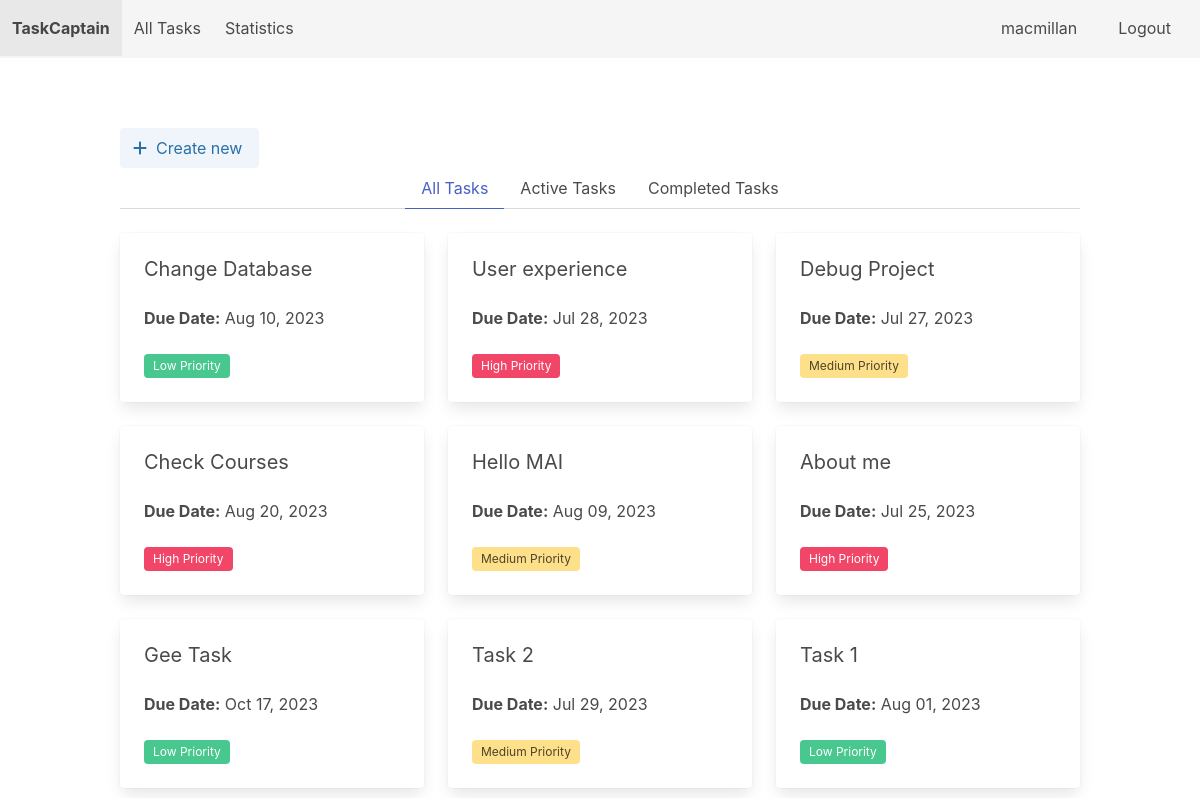
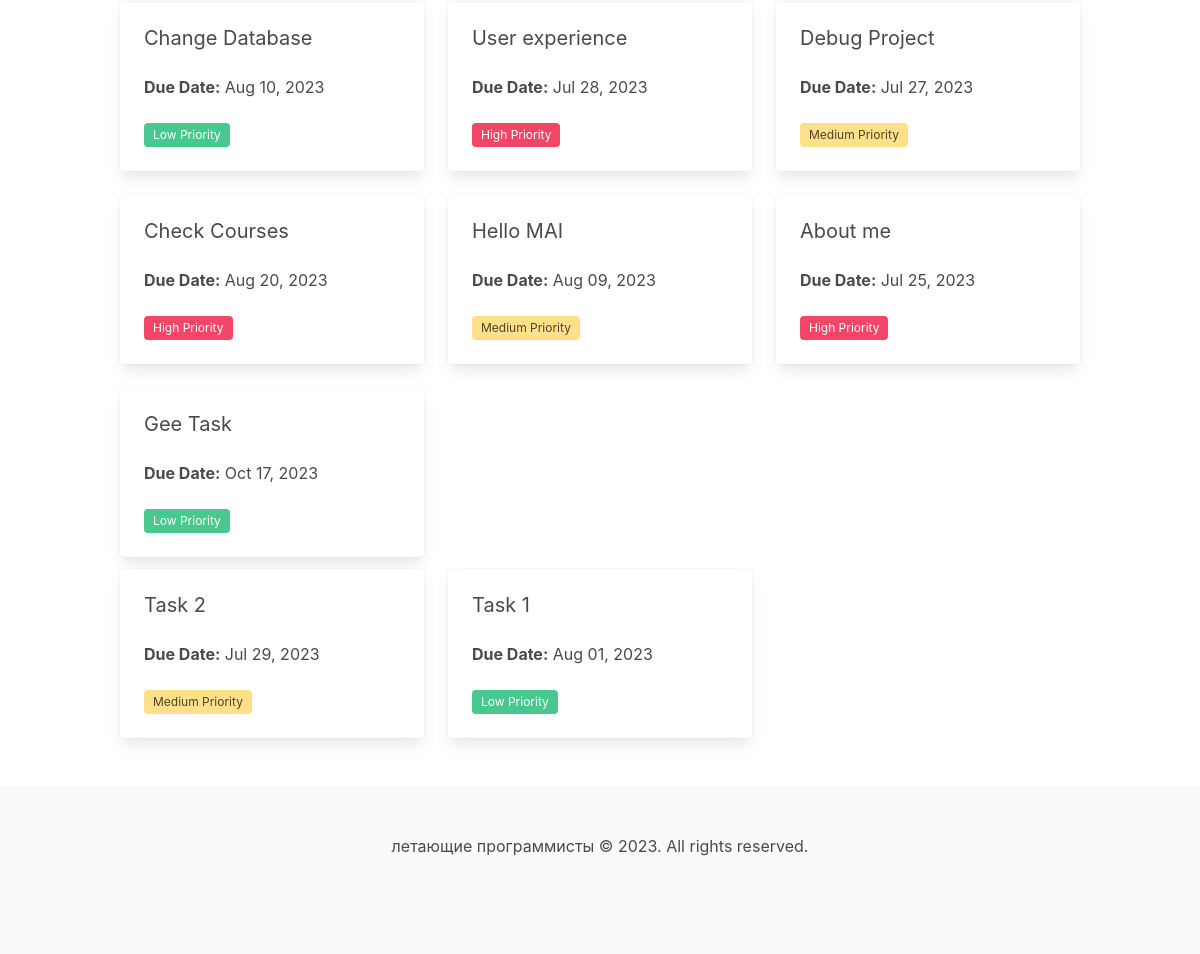
The page / (signed in) on the database its author committed (2 pictures, top to bottom).
### users/models.py (models this page shows)
class User(AbstractUser):
    pass

### tasks/models.py (models this page shows)
class Task(models.Model):
    title = models.CharField(max_length=200)
    description = models.TextField()
    created_at = models.DateTimeField(auto_now_add=True)
    updated_at = models.DateTimeField(auto_now=True)
    owner = models.ForeignKey(settings.AUTH_USER_MODEL, on_delete=models.CASCADE)
    due_date = models.DateTimeField(null=True, blank=True)
    PRIORITY_CHOICES = (
        ('Low', 'Low'),
        ('Medium', 'Medium'),
        ('High', 'High'),
    )
    priority = models.CharField(choices=PRIORITY_CHOICES, default='Low',max_length=20)
    STATUS_CHOICES = (
        ('Active', 'Active'),
        ('Completed', 'Completed'),
    )
    status = models.CharField(choices=STATUS_CHOICES, default='Active',max_length=20)

### tasks/views.py (the view)
# urls.py: path('', views.task_list, name='task_list'),
@login_required
def task_list(request):
    tasks = Task.objects.filter(owner=request.user).order_by('-created_at')
    active_tasks = tasks.filter(status = 'Active')
    completed_tasks = tasks.filter(status = 'Completed')
    return render(request, 'task_list.html', {
        'tasks': tasks,
        'active_tasks' : active_tasks,
        'completed_tasks' : completed_tasks
        })

### tasks/templates/task_list.html (shortened to what this page needs)
{% extends 'base.html' %}
{% block content %}
  <section class="section">
    <div class="container">
      <p><a href="{% url 'tasks:task_new' %}" class="button is-info is-light">
        <span class="icon">
          <i class="fas fa-plus"></i>
        </span>
        <span>Create new</span>
        </a>
      </p>
      <div class="tabs is-centered">
        <ul>
          <li class="is-active" data-tab="all-tasks">
            <a>All Tasks</a>
          </li>
          <li data-tab="active-tasks">
            <a>Active Tasks</a>
          </li>
          <li data-tab="completed-tasks">
            <a>Completed Tasks</a>
          </li>
        </ul>
      </div>
      <div class="tabs-content">
        <div class="tab-pane is-active" id="all-tasks">
          <div class="columns is-multiline">
            {% for task in tasks %}
              <div class="column is-one-third">
                <a href="{% url 'tasks:task_detail' task.pk %}">
                  <div class="card">
                    <div class="card-content">
                      <h2 class="subtitle">{{ task.title }}</h2>
                      <p class="content">
                        {% if task.due_date %}
                          <strong>Due Date:</strong> {{ task.due_date | date:"M d, Y" }}
                        {% else %}
                          <strong>Due Date:</strong> Not set
                        {% endif %}
                      </p>
                      <div class="tags">
                        {% if task.priority == 'High' %}
                          <span class="tag is-danger">High Priority</span>
                        {% elif task.priority == 'Low' %}
                          <span class="tag is-success">Low Priority</span>
                        {% else %}
                          <span class="tag is-warning">Medium Priority</span>
                        {% endif %}
                      </div>
                    </div>
                  </div>
                </a>
              </div>
            {% empty %}
              <div class="column">
                <p>No tasks found.</p>
              </div>
            {% endfor %}
          </div>
        </div>
        <div class="tab-pane" id="active-tasks">
          <div class="columns is-multiline">
            {% for task in active_tasks %}
                <div class="column is-one-third">
                  <a href="{% url 'tasks:task_detail' task.pk %}">
                    <div class="card">
                      <div class="card-content">
                        <h2 class="subtitle">{{ task.title }}</h2>
                        <p class="content">
                          {% if task.due_date %}
                            <strong>Due Date:</strong> {{ task.due_date | date:"M d, Y" }}
                          {% else %}
                            <strong>Due Date:</strong> Not set
                          {% endif %}
                        </p>
                        <div class="tags">
                          {% if task.priority == 'High' %}
                            <span class="tag is-danger">High Priority</span>
                          {% elif task.priority == 'Low' %}
                            <span class="tag is-success">Low Priority</span>
                          {% else %}
                            <span class="tag is-warning">Medium Priority</span>
                          {% endif %}
                        </div>
                      </div>
                    </div>
                  </a>
                </div>
            {% empty %}
              <div class="column">
                <p>No active tasks found.</p>
              </div>
            {% endfor %}
          </div>
        </div>
        <div class="tab-pane" id="completed-tasks">
          <div class="columns is-multiline">
            {% for task in completed_tasks %}
                <div class="column is-one-third">
                  <a href="{% url 'tasks:task_detail' task.pk %}">
                    <div class="card">
                      <div class="card-content">
                        <h2 class="subtitle">{{ task.title }}</h2>
                        <p class="content">
                          {% if task.due_date %}
                            <strong>Due Date:</strong> {{ task.due_date | date:"M d, Y" }}
                          {% else %}
                            <strong>Due Date:</strong> Not set
                          {% endif %}
                        </p>
                        <div class="tags">
                          {% if task.priority == 'High' %}
                            <span class="tag is-danger">High Priority</span>
                          {% elif task.priority == 'Low' %}
                            <span class="tag is-success">Low Priority</span>
                          {% else %}
                            <span class="tag is-warning">Medium Priority</span>
                          {% endif %}
                        </div>
                      </div>
                    </div>
                  </a>
                </div>
            {% empty %}
              <div class="column">
                <p>No completed tasks found.</p>
              </div>
            {% endfor %}
          </div>
        </div>
      </div>
    </div>
  </section>
{% endblock %}

### templates/base.html (shortened to what this page needs)
<!DOCTYPE html>
<html lang="en">
  {% load static %}
<head>
  <link rel="stylesheet" href="https://cdn.jsdelivr.net/npm/bulma@0.9.4/css/bulma.min.css">
   <link href="{% static 'fontawesomefree/css/fontawesome.css' %}" rel="stylesheet" type="text/css">
   <link href="{% static 'fontawesomefree/css/brands.css' %}" rel="stylesheet" type="text/css">
   <link href="{% static 'fontawesomefree/css/solid.css' %}" rel="stylesheet" type="text/css">
  <link rel="stylesheet" href="https://cdn.jsdelivr.net/npm/flatpickr/dist/flatpickr.min.css">
</head>
<body>
  <nav class="navbar is-light has-shadow" role="navigation" aria-label="main navigation">
    <div class="navbar-brand">
      <a class="navbar-item" href="{% url 'tasks:task_list' %}">
        <strong>TaskCaptain</strong>
      </a>
    </div>
    <div class="navbar-menu">
      {% if user.is_authenticated %}
      <div class="navbar-start">
        <a class="navbar-item" href="{% url 'tasks:task_list' %}">
          All Tasks
        </a>
        <a class="navbar-item" href="{% url 'tasks:task_stats' %}">
          Statistics
        </a>
      </div>
      {% endif %}
    </div>
    <div class="navbar-end">
      {% if user.is_authenticated %}
        <div class="navbar-item">
          <span>{{ user.username }}</span>
        </div>
        <div class="navbar-item">
          <a href="{% url 'users:logout' %}" class="button is-light">
            Logout
          </a>
        </div>
      {% endif %}
    </div>
  </nav>
  {% block content %}
  {% endblock %}
  <footer class="footer">
    <div class="content has-text-centered">
      <p>
        летающие программисты &copy; {% now "Y" %}. All rights reserved.
      </p>
    </div>
  </footer>
</body>
</html>

### rows shown on the page
User: username "macmillan"
Task: title "Change Database", due_date "Aug 10, 2023", priority "Low Priority"
Task: title "User experience", due_date "Jul 28, 2023", priority "High Priority"
Task: title "Debug Project", due_date "Jul 27, 2023", priority "Medium Priority"
Task: title "Check Courses", due_date "Aug 20, 2023", priority "High Priority"
Task: title "Hello MAI", due_date "Aug 09, 2023", priority "Medium Priority"
Task: title "About me", due_date "Jul 25, 2023", priority "High Priority"
Task: title "Gee Task", due_date "Oct 17, 2023", priority "Low Priority"
Task: title "Task 2", due_date "Jul 29, 2023", priority "Medium Priority"
Task: title "Task 1", due_date "Aug 01, 2023", priority "Low Priority"
